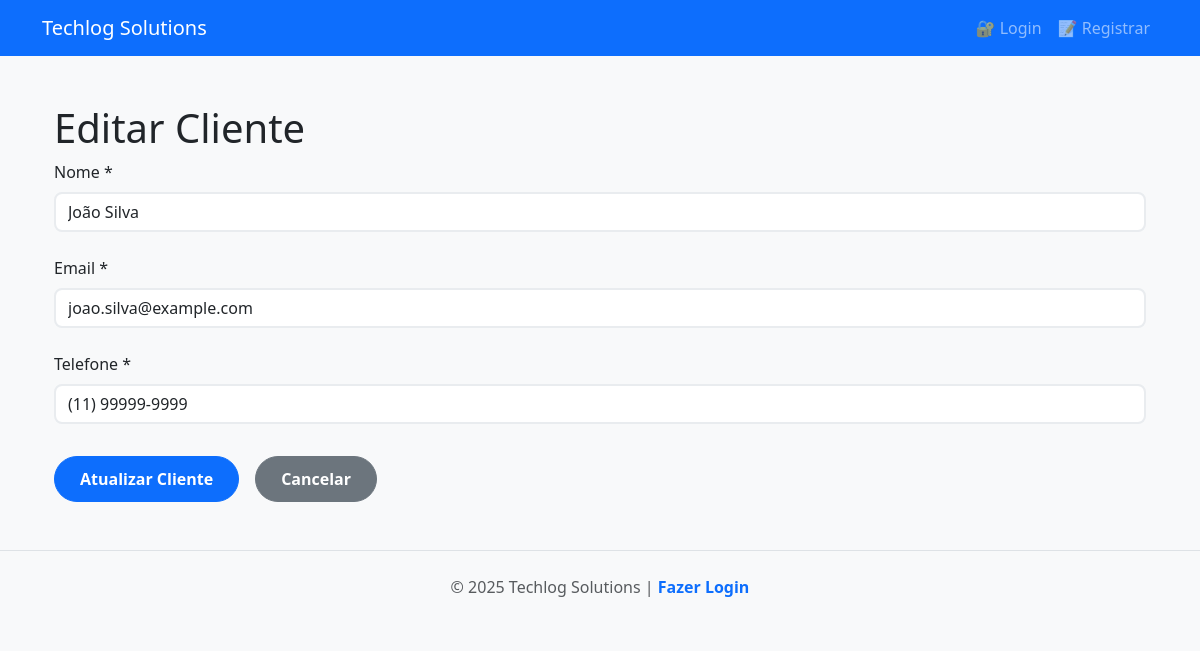
/clientes/1, run on an earlier commit of the app's database.
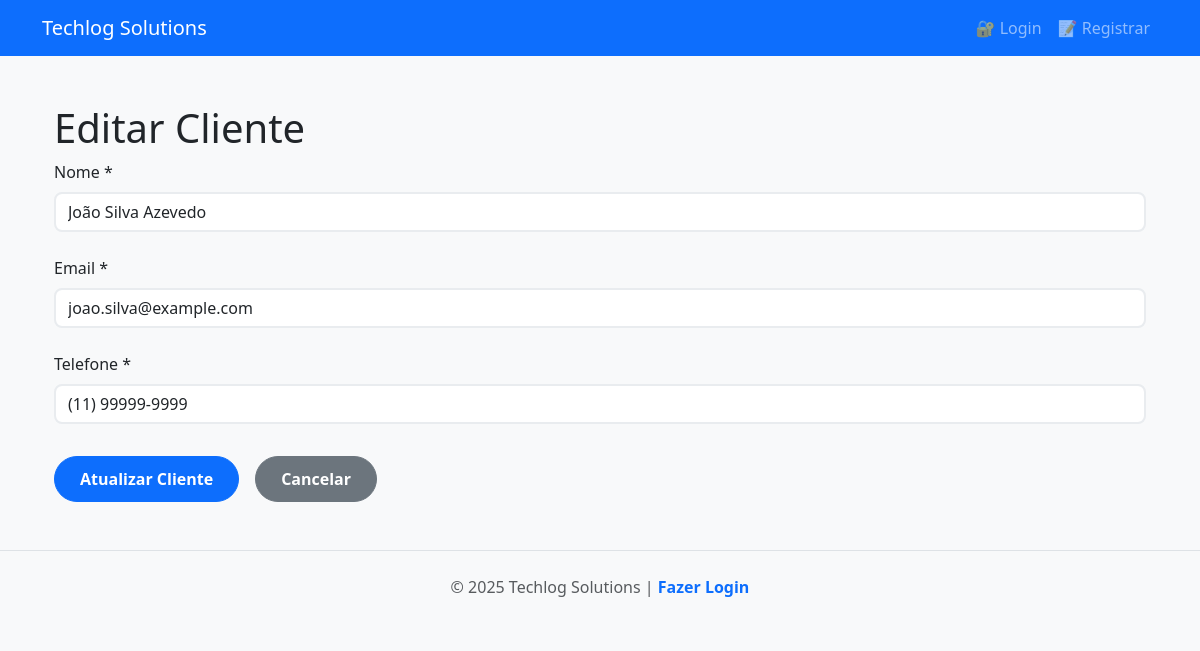
And on a later commit of the database.
### tables this page shows
CREATE TABLE clientes (
                    id INTEGER PRIMARY KEY AUTOINCREMENT,
                    nome TEXT NOT NULL,
                    email TEXT NOT NULL,
                    telefone TEXT NOT NULL
                );

### src/router/cliente.py (the view)
@front_router.get("/{client_id}", response_class=HTMLResponse)
async def front_page_cliente(client_id: int, request: Request, cliente_repository: Annotated['ClientRepository', Depends(get_client_repository)]):
    cliente = await cliente_repository.get_client_by_id(client_id)
    if not cliente:
        raise HTTPException(status_code=404, detail="Cliente não encontrado")
    return templates.TemplateResponse(
        request=request,
        name="clientes-form.html",
        context={
            "request": request,
            "cliente": cliente,
            "titulo": f"Detalhes do Cliente {cliente.nome}",
            "descricao": f"Informações detalhadas sobre o cliente {cliente.nome}.",
        },
    )

### templates/clientes-form.html (shortened to what this page needs)
{% extends "base.html" %}
{% block conteudo %}
<div class="container">
    <h1>{{ 'Editar' if cliente else 'Cadastrar Novo' }} Cliente {{cliente_id}}</h1>
    <form id="formCliente" class="form-cliente">
        <div class="form-group">
            <label for="nome">Nome *</label>
            <input type="text" id="nome" name="nome" class="form-control" value="{{ cliente.nome if cliente else '' }}" required>
        </div>
        <div class="form-group">
            <label for="email">Email *</label>
            <input type="email" id="email" name="email" class="form-control" value="{{ cliente.email if cliente else '' }}" required>
        </div>
        <div class="form-group">
            <label for="telefone">Telefone *</label>
            <input type="tel" id="telefone" name="telefone" class="form-control" placeholder="(00) 00000-0000" value="{{ cliente.telefone if cliente else '' }}" required>
        </div>
        <div class="form-actions">
            <button type="submit" class="btn btn-primary">{{ 'Atualizar' if cliente else 'Cadastrar' }} Cliente</button>
            <a href="/clientes" class="btn btn-secondary">Cancelar</a>
        </div>
    </form>
</div>
{% endblock %}

What changed in the data, as far as the page shows it:
changed clientes "joao.silva@example.com": nome "João Silva" → "João Silva Azevedo"
